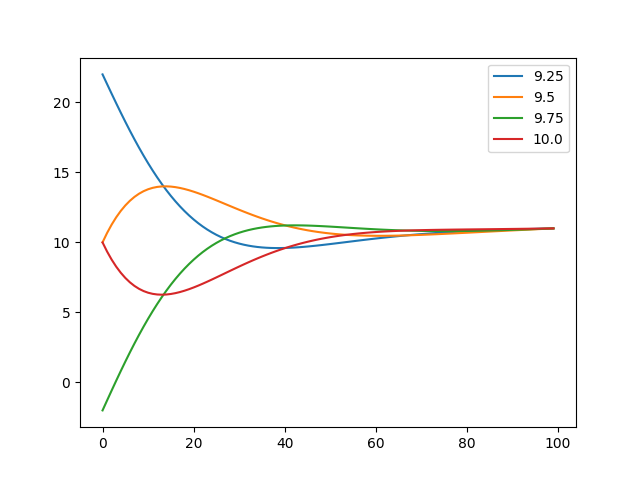

Write the Python code that produced this figure.
"""
Author: Ramsey (Rayla) Phuc
File: hw07a.py
"""
import matplotlib.pyplot as plt
import numpy as np


def pb01():
    """
    Write a program, or modify an earlier program, to calculate the temperature
    profile of the crust as a function of depth up to 20 m and time up to 10 years.
    Start with temperature everywhere equal to 10°C, except at the surface and the
    deepest point, choose values for the number of grid points and the time-step h,
    then run your program for the first nine simulated years, to allow it to settle
    down into whatever pattern it reaches. Then for the tenth and final year plot
    four temperature profiles taken at 3-month intervals on a single graph to
    illustrate how the temperature changes as a function of depth and time.
    """

    def T(t):
        """
        Function to represent the mean daily temperature at a particular point on
        the surface
        """
        return A + B * np.sin(2 * np.pi * t / tau)

    # Constants and Parameters
    A = 10  # Temperature [C]
    B = 12  # Temperature [C]
    tau = 365  # Time in [days]
    L = 20  # [m]
    D = 0.1  # Thermal diffusivity [m^2 day^(-1)]

    # Different temperatures
    TLow = 11
    TMid = 10
    THi = 12

    # Time interval
    tMin, tMax = 9 * 365, 10 * 365  # Time interval in [days]
    ts = np.linspace(tMin, tMax, 4 + 1)

    # Initialize 2 arrays with size n
    n = 100
    T1, T2 = np.zeros(n, dtype=float), np.zeros(n, dtype=float)

    # Initializing the arrays
    T1[0], T1[1:n - 1], T1[n - 1] = THi, TMid, TLow
    T2[0], T2[n - 1] = THi, TLow

    # Grid Spacing
    a = L / n

    # Time step
    h = 0.01
    epsilon = h / 1000

    # Conditions to end the loop
    t = 0
    tEnd = tMax + epsilon
    while t < tEnd:
        print(t / 365)
        # Compute new temperature values
        T2[0] = T(t)
        for i in range(1, n - 1):
            T2[i] = T1[i] + (h * D / (a ** 2)) * (T1[i + 1] + T1[i - 1] - 2 * T1[i])
        # Swap arrays
        T1, T2 = T2, T1
        # Increment time counter
        t += h
        # Plot the 10th year in 3-month intervals
        for tVal in ts[1:]:
            if abs(t - tVal) < epsilon:
                plt.plot(T1, label=str(tVal / 365))
    plt.legend()
    plt.savefig("hw07a.png")
    plt.show()

    return


if __name__ == '__main__':
    pb01()
